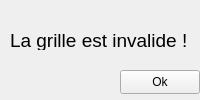
<?xml version="1.0" encoding="UTF-8"?>
<ui version="4.0">
 <class>DialogGrilleInvalide</class>
 <widget class="QDialog" name="DialogGrilleInvalide">
  <property name="geometry">
   <rect>
    <x>0</x>
    <y>0</y>
    <width>200</width>
    <height>100</height>
   </rect>
  </property>
  <property name="minimumSize">
   <size>
    <width>200</width>
    <height>100</height>
   </size>
  </property>
  <property name="maximumSize">
   <size>
    <width>200</width>
    <height>100</height>
   </size>
  </property>
  <property name="windowTitle">
   <string>DialogGrilleInvalide</string>
  </property>
  <widget class="QDialogButtonBox" name="buttonBox">
   <property name="geometry">
    <rect>
     <x>30</x>
     <y>240</y>
     <width>341</width>
     <height>32</height>
    </rect>
   </property>
   <property name="orientation">
    <enum>Qt::Horizontal</enum>
   </property>
   <property name="standardButtons">
    <set>QDialogButtonBox::Cancel|QDialogButtonBox::Ok</set>
   </property>
  </widget>
  <widget class="QLabel" name="label">
   <property name="geometry">
    <rect>
     <x>10</x>
     <y>30</y>
     <width>181</width>
     <height>20</height>
    </rect>
   </property>
   <property name="font">
    <font>
     <pointsize>14</pointsize>
     <weight>50</weight>
     <bold>false</bold>
     <underline>false</underline>
    </font>
   </property>
   <property name="text">
    <string>La grille est invalide !</string>
   </property>
  </widget>
  <widget class="QPushButton" name="Ok">
   <property name="geometry">
    <rect>
     <x>120</x>
     <y>70</y>
     <width>80</width>
     <height>24</height>
    </rect>
   </property>
   <property name="text">
    <string>Ok</string>
   </property>
  </widget>
 </widget>
 <resources/>
 <connections>
  <connection>
   <sender>Ok</sender>
   <signal>clicked()</signal>
   <receiver>DialogGrilleInvalide</receiver>
   <slot>accept()</slot>
   <hints>
    <hint type="sourcelabel">
     <x>159</x>
     <y>81</y>
    </hint>
    <hint type="destinationlabel">
     <x>99</x>
     <y>49</y>
    </hint>
   </hints>
  </connection>
 </connections>
</ui>
